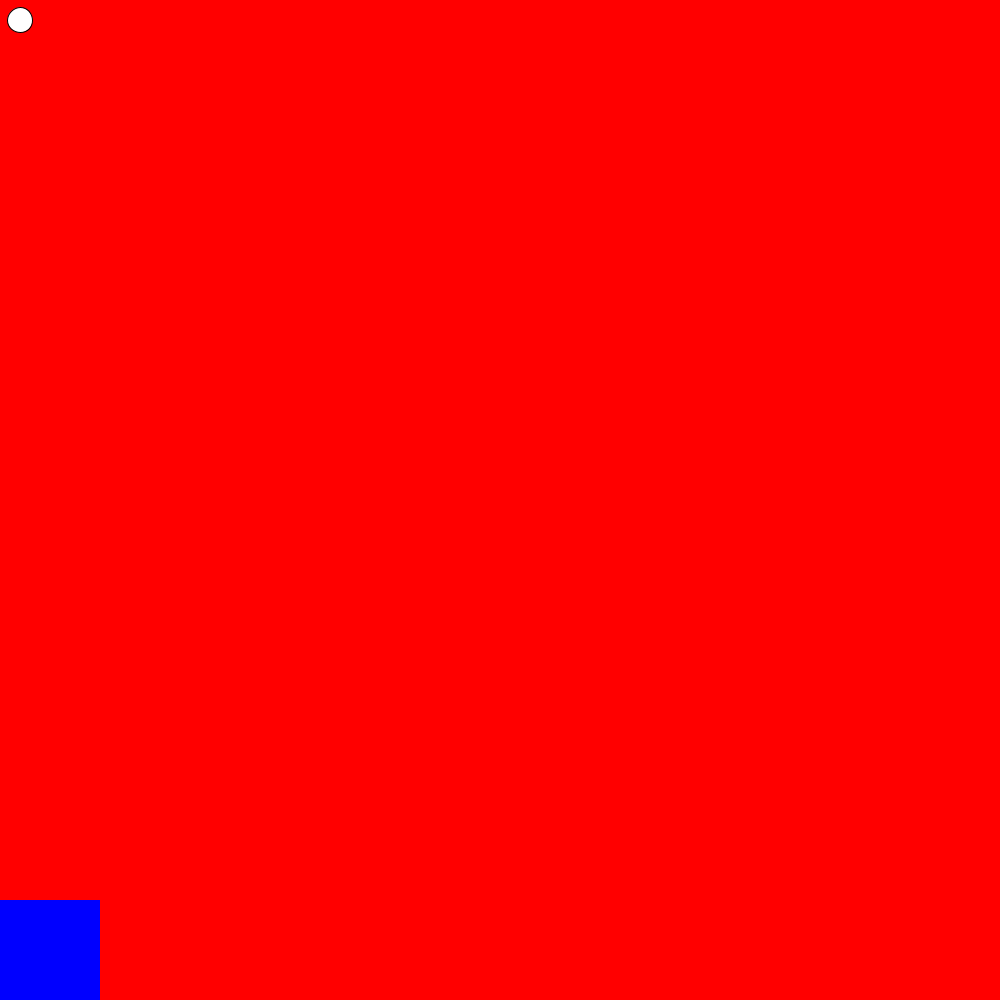
Frame 1 (no input)
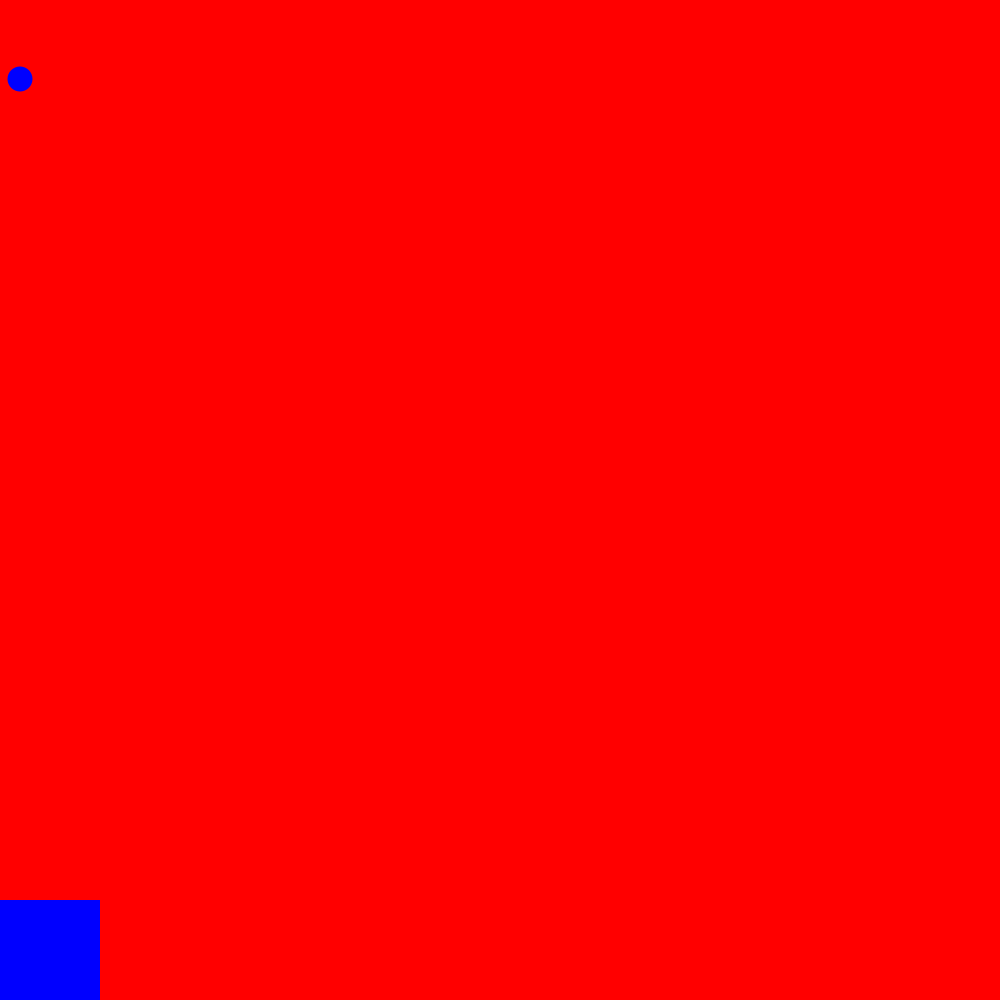
Frame 60 (the mouse pressed at the canvas centre just before this capture)
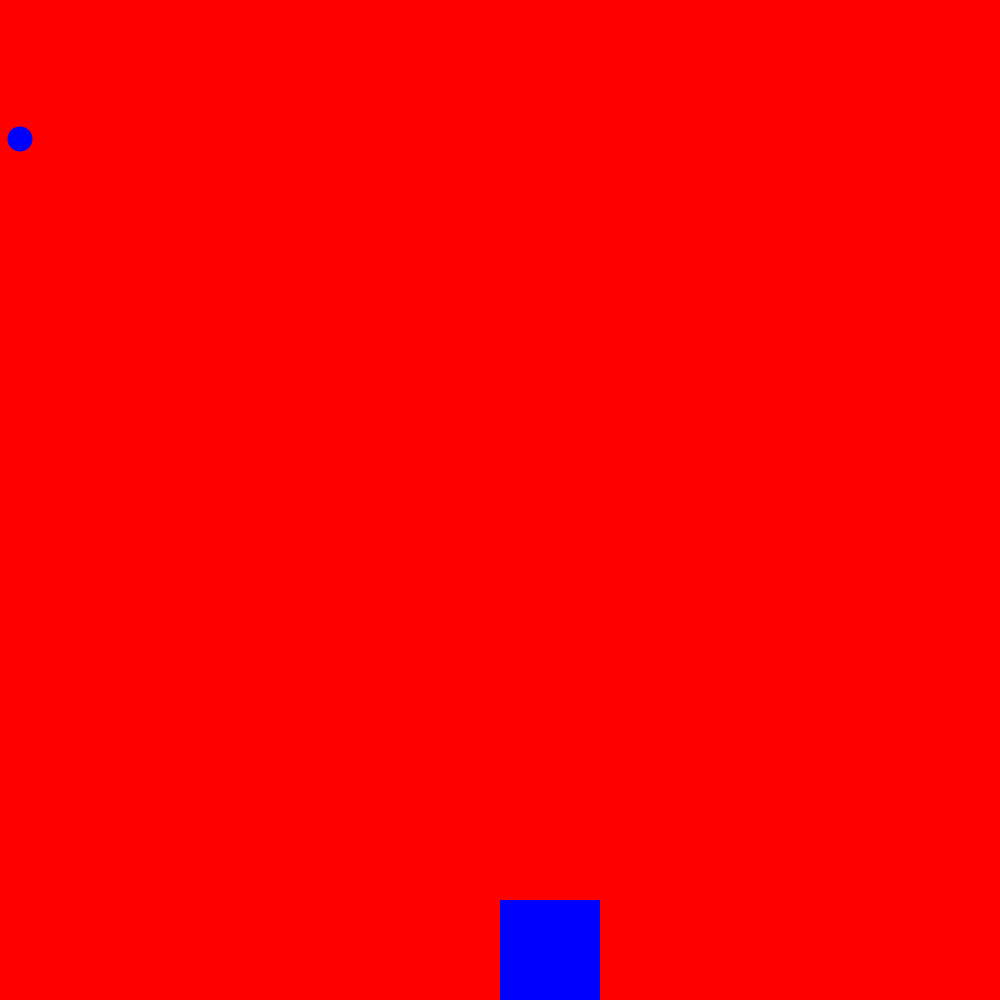
Frame 120 (the mouse held since frame 60 and released just before this capture)

The Processing sketch that drew these frames (run headless with seeded random() and noise(); from frame 60 on, the mouse is pressed at the canvas centre):

// Processing sketch: sketch_170221a
// ── sketch_170221a.pde

int x = 20;
int y = 20;
int yy = 900;
int score = 0;
 void setup() {
  size(1000, 1000);

}

void draw() {
  background(255, 0, 0);
  ellipse(x, y, 25, 25);
  fill(0, 0, 255);
  noStroke();
  y++;
  rect (mouseX, yy, 100, 100);
checkCatch(x);
  
  if (y == 1000) {
 y = 20;
 x = (int)random(1000);
 
  }
  
}
  void checkCatch(int x){
if (x > mouseX && x < mouseX+100)
      score++;
   else if (score > 0)
     score--;
println("Your score is now: " + score);
}
